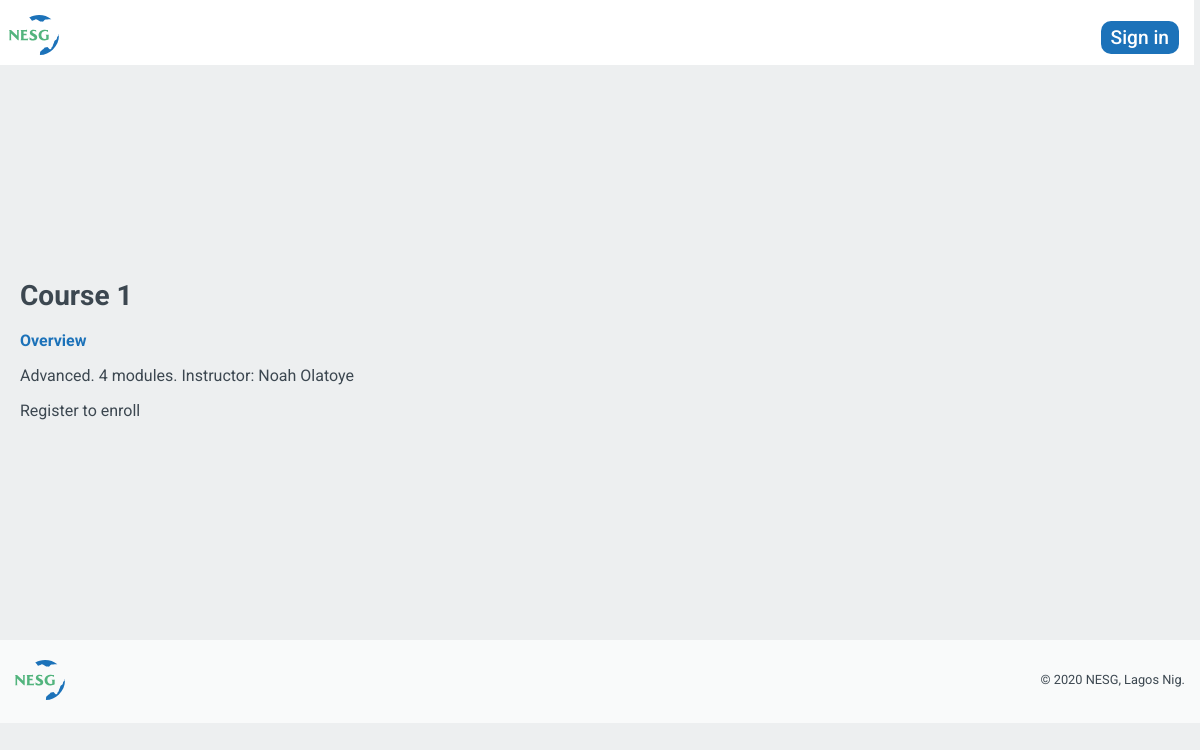
Page /course/course1/ on the committed database.
### courses/models.py (models this page shows, shortened)
class Course(models.Model):
    owner = models.ForeignKey(User,
                              related_name='courses_created',
                              on_delete=models.CASCADE)
    students = models.ManyToManyField(User,
                                      related_name='courses_joined',
                                      blank=True)
    subject = models.ForeignKey(Subject,
                                      related_name='courses',
                                      on_delete=models.CASCADE)
    title = models.CharField(max_length=200)
    slug = models.SlugField(max_length=200, unique=True)
    overview = models.TextField()
    created = models.DateTimeField(auto_now_add=True)
    class Meta:
        ordering = ['-created']

class Subject(models.Model):
    title = models.CharField(max_length=200)
    slug = models.SlugField(max_length=200, unique=True)
    class Meta:
        ordering = ['title']

### courses/views.py (the view)
# urls.py: path('<slug:slug>/', views.CourseDetailView.as_view(),
class CourseDetailView(DetailView):
    model = Course
    template_name = 'courses/course/detail.html'
    def get_context_data(self, **kwargs):
        context = super(CourseDetailView,
                        self).get_context_data(**kwargs)
        context['enroll_form'] = CourseEnrollForm(
                                 initial={'course':self.object})
        return context

### courses/templates/courses/course/detail.html (shortened to what this page needs)
{% extends "base.html" %}
{% block content %}
  {% with subject=course.subject %}
    <h1>
      {{ object.title }}
    </h1>
    <div class="module">
      <h2>Overview</h2>
      <p>
      <a href="{% url "course_list_subject" subject.slug %}">{{ subject.title }}</a>.
        {{ course.modules.count }} modules.
        Instructor: {{ course.owner.get_full_name }}
      </p>
        {% if request.user.is_authenticated %}
            <form action="{% url "student_enroll_course" %}" method="post">
                {{ enroll_form }}
                {% csrf_token %}
                <input type="submit" class="button" value="Enroll now">
            </form>
        {% else %}
            <a href="{% url "student_registration" %}" class="button">
                Register to enroll
            </a>
      {% endif %}
    </div>
  {% endwith %}
{% endblock %}

### static/css/base.css (style rules this page uses)
*, *:before, *:after { box-sizing: border-box; }
:root { --primary-color-blue: #1C72B9; --primary-color-green: #52B47D; --main-bg-color-dark: #3C4750; --main-bg-color: #edeff0; --bg-color-white: #fff; --main-txt-color: blue; --main-padding: 15px; }
body { margin:0; font-family:'Roboto', sans-serif; color: var(--main-bg-color-dark); background-color: var(--main-bg-color); height: 100%; transition: padding-top 600ms 0s ease; }
h1 { font-size: 28px; }
h2 { font-size: 16px; }
a { text-decoration: none; cursor: pointer; transition: color 300ms 0s ease; color: var(--main-bg-color-dark) }
.content-inside h2 { color: var(--primary-color-blue); }

### rows in the picture
Course: title "Course 1", modules.count "4", owner.get_full_name "Noah Olatoye"
Subject: title "Advanced"
